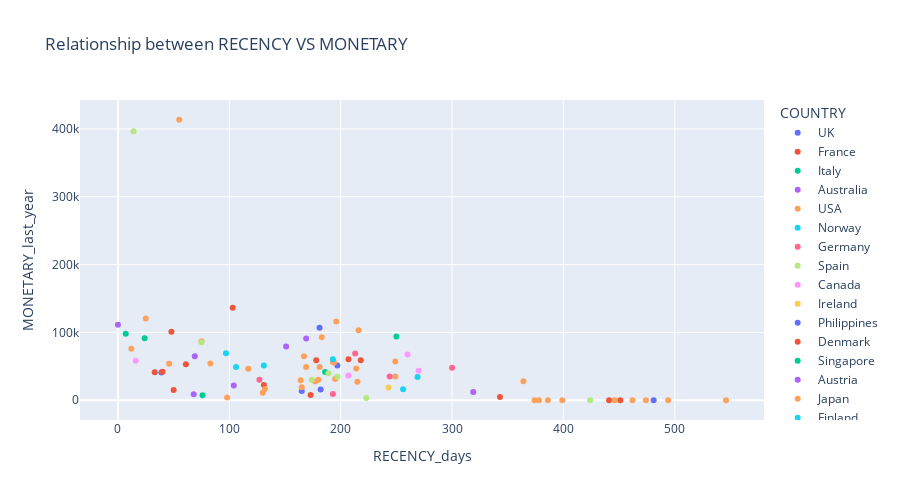

Notebook code for this chart:
### Markdown cell above
Let's check the relationship between the Recency and Monetary

This code creates a scatter plot using the `px.scatter()` function from the Plotly Express library. The scatter plot visualizes the relationship between the recency and monetary value of customer purchases, with each data point colored based on the country of the customer. The `data_frame` parameter specifies the DataFrame (`customer_df`) to use for the plot, while the `x` and `y` parameters specify which columns to use for the x-axis and y-axis, respectively (`RECENCY_days` and `MONETARY_last_year`).

The `title` parameter is used to add a title to the plot. The `color` parameter is used to add color encoding to the plot based on the `COUNTRY` column in `customer_df`. The `height` parameter specifies the height of the plot in pixels.

The `fig.show()` function is used to display the plot.

This scatter plot can help identify trends or patterns in customer behavior related to the recency and monetary value of purchases. For example, it may reveal that customers who have made purchases recently and have spent more money are more likely to be high-value customers who are more likely to make repeat purchases. By identifying these trends, businesses can develop targeted marketing strategies to better engage and retain customers.

Can be seen the same 3 groups than before, It remains difficult to separate the mixed group.

### Code cell
# Creating a scatter plot using the Plotly Express library
fig = px.scatter(
    data_frame=customer_df,
    x = "RECENCY_days",
    y= "MONETARY_last_year",
    title = "Relationship between RECENCY VS MONETARY",
    color = "COUNTRY",
    height=500
)
# Displaying the plot
fig.show()

### Figure 1 — Plotly figure (JSON) as saved in the notebook; plotly's stock layout.template omitted (floating-point values rounded to 4 significant figures)
{"data": [{"hovertemplate": "COUNTRY=UK<br>RECENCY_days=%{x}<br>MONETARY_last_year=%{y}<extra></extra>", "legendgroup": "UK", "marker": {"color": "#636efa", "symbol": "circle"}, "mode": "markers", "name": "UK", "orientation": "v", "showlegend": true, "type": "scatter", "x": [181, 481, 165, 39, 197], "xaxis": "x", "y": [106800.0, 0, 13740.0, 40800.0, 51330.0], "yaxis": "y"}, {"hovertemplate": "COUNTRY=France<br>RECENCY_days=%{x}<br>MONETARY_last_year=%{y}<extra></extra>", "legendgroup": "France", "marker": {"color": "#EF553B", "symbol": "circle"}, "mode": "markers", "name": "France", "orientation": "v", "showlegend": true, "type": "scatter", "x": [50, 173, 218, 40, 451, 178, 103, 61, 131, 33, 48, 441], "xaxis": "x", "y": [15140.0, 7620.0, 59070.0, 42000.0, 0, 58990.0, 136300.0, 52950.0, 22450.0, 41100.0, 100900.0, 0], "yaxis": "y"}, {"hovertemplate": "COUNTRY=Italy<br>RECENCY_days=%{x}<br>MONETARY_last_year=%{y}<extra></extra>", "legendgroup": "Italy", "marker": {"color": "#00cc96", "symbol": "circle"}, "mode": "markers", "name": "Italy", "orientation": "v", "showlegend": true, "type": "scatter", "x": [250, 7, 186], "xaxis": "x", "y": [94120.0, 97930.0, 41700.0], "yaxis": "y"}, {"hovertemplate": "COUNTRY=Australia<br>RECENCY_days=%{x}<br>MONETARY_last_year=%{y}<extra></extra>", "legendgroup": "Australia", "marker": {"color": "#ab63fa", "symbol": "circle"}, "mode": "markers", "name": "Australia", "orientation": "v", "showlegend": true, "type": "scatter", "x": [69, 319, 169, 104, 151], "xaxis": "x", "y": [65010.0, 12330.0, 91222, 21730.0, 79200.0], "yaxis": "y"}, {"hovertemplate": "COUNTRY=USA<br>RECENCY_days=%{x}<br>MONETARY_last_year=%{y}<extra></extra>", "legendgroup": "USA", "marker": {"color": "#FFA15A", "symbol": "circle"}, "mode": "markers", "name": "USA", "orientation": "v", "showlegend": true, "type": "scatter", "x": [165, 98, 374, 215, 177, 446, 117, 83, 196, 386, 75, 12, 164, 249, 183, 216, 494, 195, 214, 130, 55, 180, 181, 167, 194, 249, 462, 169, 378, 132, 364, 46, 546, 193, 474], "xaxis": "x", "y": [19200.0, 3987.0, 0, 27450.0, 27730.0, 0, 46590.0, 54200.0, 116000.0, 0, 87060.0, 75780.0, 29340.0, 34890.0, 92930.0, 103100.0, 0, 31450.0, 46870.0, 11020.0, 413500.0, 30350.0, 49000.0, 64960.0, 55570.0, 57200.0, 0, 48900.0, 0, 16450.0, 27990.0, 53650.0, 0, 56370.0, 0], "yaxis": "y"}, {"hovertemplate": "COUNTRY=Norway<br>RECENCY_days=%{x}<br>MONETARY_last_year=%{y}<extra></extra>", "legendgroup": "Norway", "marker": {"color": "#19d3f3", "symbol": "circle"}, "mode": "markers", "name": "Norway", "orientation": "v", "showlegend": true, "type": "scatter", "x": [193, 256, 269], "xaxis": "x", "y": [60420.0, 16360.0, 34150.0], "yaxis": "y"}, {"hovertemplate": "COUNTRY=Germany<br>RECENCY_days=%{x}<br>MONETARY_last_year=%{y}<extra></extra>", "legendgroup": "Germany", "marker": {"color": "#FF6692", "symbol": "circle"}, "mode": "markers", "name": "Germany", "orientation": "v", "showlegend": true, "type": "scatter", "x": [244, 193, 213], "xaxis": "x", "y": [34990.0, 9215.0, 68940.0], "yaxis": "y"}, {"hovertemplate": "COUNTRY=Spain<br>RECENCY_days=%{x}<br>MONETARY_last_year=%{y}<extra></extra>", "legendgroup": "Spain", "marker": {"color": "#B6E880", "symbol": "circle"}, "mode": "markers", "name": "Spain", "orientation": "v", "showlegend": true, "type": "scatter", "x": [424, 197, 174, 14, 223], "xaxis": "x", "y": [0, 34550.0, 30180.0, 396500.0, 3221.0], "yaxis": "y"}, {"hovertemplate": "COUNTRY=Canada<br>RECENCY_days=%{x}<br>MONETARY_last_year=%{y}<extra></extra>", "legendgroup": "Canada", "marker": {"color": "#FF97FF", "symbol": "circle"}, "mode": "markers", "name": "Canada", "orientation": "v", "showlegend": true, "type": "scatter", "x": [207, 16, 270], "xaxis": "x", "y": [36580.0, 58260.0, 43330.0], "yaxis": "y"}, {"hovertemplate": "COUNTRY=Ireland<br>RECENCY_days=%{x}<br>MONETARY_last_year=%{y}<extra></extra>", "legendgroup": "Ireland", "marker": {"color": "#FECB52", "symbol": "circle"}, "mode": "markers", "name": "Ireland", "orientation": "v", "showlegend": true, "type": "scatter", "x": [243], "xaxis": "x", "y": [18970.0], "yaxis": "y"}, {"hovertemplate": "COUNTRY=Philippines<br>RECENCY_days=%{x}<br>MONETARY_last_year=%{y}<extra></extra>", "legendgroup": "Philippines", "marker": {"color": "#636efa", "symbol": "circle"}, "mode": "markers", "name": "Philippines", "orientation": "v", "showlegend": true, "type": "scatter", "x": [182], "xaxis": "x", "y": [15930.0], "yaxis": "y"}, {"hovertemplate": "COUNTRY=Denmark<br>RECENCY_days=%{x}<br>MONETARY_last_year=%{y}<extra></extra>", "legendgroup": "Denmark", "marker": {"color": "#EF553B", "symbol": "circle"}, "mode": "markers", "name": "Denmark", "orientation": "v", "showlegend": true, "type": "scatter", "x": [343, 207], "xaxis": "x", "y": [4749.0, 60270.0], "yaxis": "y"}, {"hovertemplate": "COUNTRY=Singapore<br>RECENCY_days=%{x}<br>MONETARY_last_year=%{y}<extra></extra>", "legendgroup": "Singapore", "marker": {"color": "#00cc96", "symbol": "circle"}, "mode": "markers", "name": "Singapore", "orientation": "v", "showlegend": true, "type": "scatter", "x": [76, 24], "xaxis": "x", "y": [7303.0, 91280.0], "yaxis": "y"}, {"hovertemplate": "COUNTRY=Austria<br>RECENCY_days=%{x}<br>MONETARY_last_year=%{y}<extra></extra>", "legendgroup": "Austria", "marker": {"color": "#ab63fa", "symbol": "circle"}, "mode": "markers", "name": "Austria", "orientation": "v", "showlegend": true, "type": "scatter", "x": [68, 0], "xaxis": "x", "y": [8775.0, 111200.0], "yaxis": "y"}, {"hovertemplate": "COUNTRY=Japan<br>RECENCY_days=%{x}<br>MONETARY_last_year=%{y}<extra></extra>", "legendgroup": "Japan", "marker": {"color": "#FFA15A", "symbol": "circle"}, "mode": "markers", "name": "Japan", "orientation": "v", "showlegend": true, "type": "scatter", "x": [399, 25], "xaxis": "x", "y": [0, 120600.0], "yaxis": "y"}, {"hovertemplate": "COUNTRY=Finland<br>RECENCY_days=%{x}<br>MONETARY_last_year=%{y}<extra></extra>", "legendgroup": "Finland", "marker": {"color": "#19d3f3", "symbol": "circle"}, "mode": "markers", "name": "Finland", "orientation": "v", "showlegend": true, "type": "scatter", "x": [106, 131, 97], "xaxis": "x", "y": [49060.0, 51370.0, 69170.0], "yaxis": "y"}, {"hovertemplate": "COUNTRY=Belgium<br>RECENCY_days=%{x}<br>MONETARY_last_year=%{y}<extra></extra>", "legendgroup": "Belgium", "marker": {"color": "#FF6692", "symbol": "circle"}, "mode": "markers", "name": "Belgium", "orientation": "v", "showlegend": true, "type": "scatter", "x": [300, 127], "xaxis": "x", "y": [47760.0, 30090.0], "yaxis": "y"}, {"hovertemplate": "COUNTRY=Sweden<br>RECENCY_days=%{x}<br>MONETARY_last_year=%{y}<extra></extra>", "legendgroup": "Sweden", "marker": {"color": "#B6E880", "symbol": "circle"}, "mode": "markers", "name": "Sweden", "orientation": "v", "showlegend": true, "type": "scatter", "x": [75, 189], "xaxis": "x", "y": [85550.0, 39750.0], "yaxis": "y"}, {"hovertemplate": "COUNTRY=Switzerland<br>RECENCY_days=%{x}<br>MONETARY_last_year=%{y}<extra></extra>", "legendgroup": "Switzerland", "marker": {"color": "#FF97FF", "symbol": "circle"}, "mode": "markers", "name": "Switzerland", "orientation": "v", "showlegend": true, "type": "scatter", "x": [260], "xaxis": "x", "y": [67280.0], "yaxis": "y"}], "layout": {"height": 500, "legend": {"title": {"text": "COUNTRY"}, "tracegroupgap": 0}, "title": {"text": "Relationship between RECENCY VS MONETARY"}, "xaxis": {"anchor": "y", "domain": [0, 1], "title": {"text": "RECENCY_days"}}, "yaxis": {"anchor": "x", "domain": [0, 1], "title": {"text": "MONETARY_last_year"}}}}
